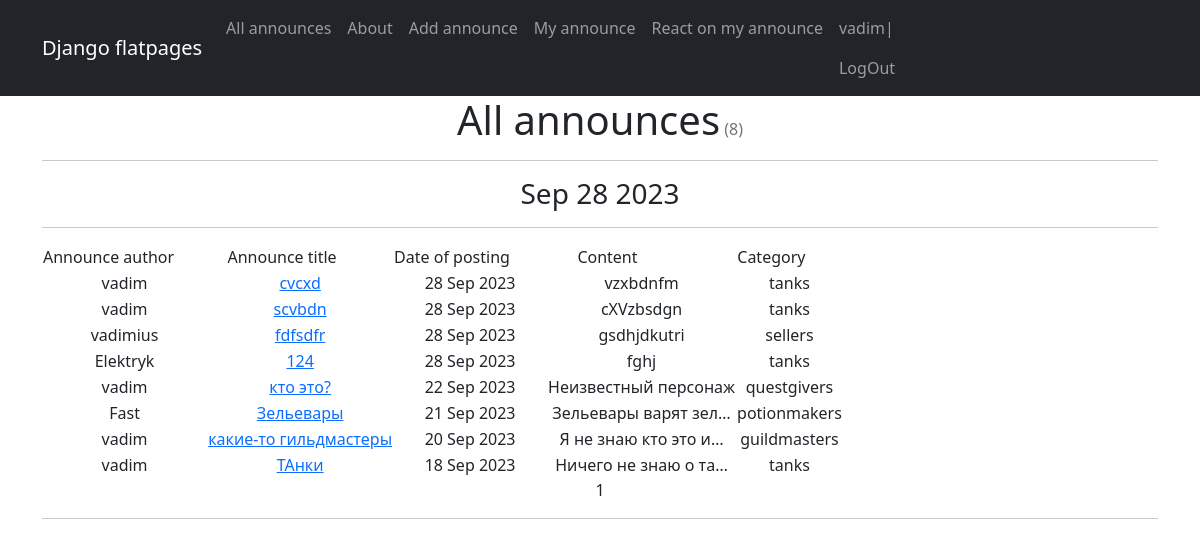
Page /announce/ (signed in) on the committed database.
### content/models.py (models this page shows, shortened)
class Announce(models.Model):
	CATEGORY = (
		('tanks', 'Танки'),
		('heals', 'Хилы'),
		('dd', 'ДД'),
		('sellers', 'Торговцы'),
		('guildmasters', 'Гильдмастера'),
		('questgivers', 'Квестгиверы'),
		('smiths', 'Кузнецы'),
		('tanners', 'Кожевники'),
		('potionmakers', 'Зельевары'),
		('spellmasters', 'Мастера заклинаний'),
	)
	author = models.ForeignKey(User, on_delete=models.CASCADE)
	title = models.CharField(max_length=64)
	text = models.TextField()
	category = models.CharField(max_length=16, choices=CATEGORY, default='tanks')
	dateCreation = models.DateTimeField(auto_now_add=True)
	upload = models.FileField(upload_to='uploads/', blank=True)

### content/views.py (the view)
# urls.py: path('', AnnounceList.as_view(), name='announce_list'),
class AnnounceList(ListView):
    model = Announce
    ordering = '-dateCreation'
    template_name = 'announces.html'
    context_object_name = 'Announces'
    paginate_by = 10
    def get_context_data(self, **kwargs):
        context = super().get_context_data(**kwargs)
        context['time_now'] = datetime.utcnow()
        context['next_announce'] = None
        return context

### content/templatetags/custom_tags.py (called while the page is built)
@register.simple_tag
def current_time(format_string='%b %d %Y'):
    return datetime.utcnow().strftime(format_string)

### templates/announces.html (shortened to what this page needs)
{% extends 'flatpages/default.html' %}
{% load custom_tags %}
{% block content %}
<h1 class="text-center">All announces<span class="text-muted fs-6 fw-normal">
    ({{ page_obj.paginator.count }})</span></h1>
    <hr>
    <h3>{% current_time '%b %d %Y' %}</h3>
    <hr>
    {% if Announces %}
        <table>
           <tr>
               <td>Announce author&emsp;&emsp;</td>
               <td>
                   Announce title &emsp;&emsp;
               </td>
               <td>
                   Date of posting &emsp;&emsp;
               </td>
               <td>Content &emsp;&emsp;&emsp;&emsp;</td>
               <td>Category &emsp;&emsp;</td>
           </tr>
           {% for announce in Announces %}
           <tr>
               <td>{{ announce.author }}</td>
               <td>
                   <a href="{% url 'announce_detail' pk=announce.id %}">{{ announce.title|truncatewords:2 }}</a>
               </td>
               <td>{{ announce.dateCreation|date:'d M Y' }}</td>
               <td>{{ announce.text|truncatechars:20 }}</td>
               <td>{{ announce.category }}</td>
           </tr>
            {% endfor %}
       </table>
    {% else %}
       <h2>No announce found!</h2>
    {% endif %}
<div class="text-center">
   {{ page_obj.number }}
    <hr>
</div>
{% endblock content %}

### templates/flatpages/default.html (shortened to what this page needs)
<!DOCTYPE html>
<html lang="en">
    <head>
        {% load static %}
        <link href= "{% static 'css/admin.css' %}" rel="stylesheet" />
    </head>
    <body>
        <nav class="navbar navbar-expand-lg navbar-dark bg-dark static-top">
   <div class="container">
       <a class="navbar-brand" href="#">Django flatpages</a>
       <div class="collapse navbar-collapse" id="navbarResponsive">
           <ul class="navbar-nav ml-auto">
               <li class="nav-item active">
                   <li class="nav-item">
                   <a class="nav-link" href="/announce/">All announces</a>
               </li>
               <li class="nav-item">
                   <a class="nav-link" href="/about/">About</a>
               </li>
               <li>
                   {% if request.user.is_authenticated %}
                   <a class="nav-link" href="{% url 'announce_create' %}">Add announce</a>
               </li>
                <li>
                   <a class="nav-link"  href="{% url 'my_announces' %}">My announce</a>
               </li>
               <li>
                   <a class="nav-link"  href="{% url 'reacts_to_announces' %}">React on my announce</a>
               </li>
                <li>
                   <a class="nav-link"> {{user.username}}| <a class="nav-link" href="{% url 'logout' %}">LogOut</a>
				    {% else %}
               </li>
               <li>
               <a class="nav-link" href="{% url 'signing_up' %}">Registration| <a class="nav-link" href="{% url 'accounts/login' %}">LogIn</a>
                   {% endif %}
               </li>
           </ul>
       </div>
   </div>
</nav>
        <div class="container">
            <div class="row">
       <div class="col-lg-12 text-center">
           {% block content %}
           {% endblock content %}
       </div>
   </div>
</div>
    </body>
</html>

### rows in the picture
Announce: author "vadim", title "cvcxd", dateCreation "28 Sep 2023", text "vzxbdnfm", category "tanks"
Announce: author "vadim", title "scvbdn", dateCreation "28 Sep 2023", text "cXVzbsdgn", category "tanks"
Announce: author "vadimius", title "fdfsdfr", dateCreation "28 Sep 2023", text "gsdhjdkutri", category "sellers"
Announce: author "Elektryk", title "124", dateCreation "28 Sep 2023", text "fghj", category "tanks"
Announce: author "vadim", title "кто это?", dateCreation "22 Sep 2023", text "Неизвестный персонаж", category "questgivers"
Announce: author "Fast", title "Зельевары", dateCreation "21 Sep 2023", text "Зельевары варят зел…", category "potionmakers"
Announce: author "vadim", title "какие-то гильдмастеры", dateCreation "20 Sep 2023", text "Я не знаю кто это и…", category "guildmasters"
Announce: author "vadim", title "ТАнки", dateCreation "18 Sep 2023", text "Ничего не знаю о та…", category "tanks"

### other values in the picture
{{ user.username }} "vadim"
{{ page_obj.paginator.count }} "8"
{{ page_obj.number }} "1"
